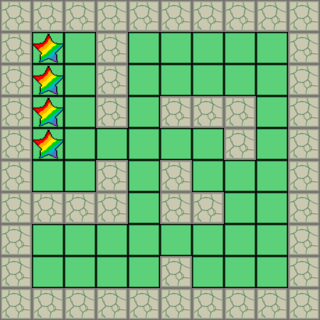

Rendered tile map (Tiled .tmx) drawn with the repository's tilesets; below, a short description and the full map source, tile grids included:
An orthogonal 10x10 tile map with 32x32 px tiles, 3 tile layers (Floor, Wall, Checkpoint), 5 tilesets and 5 objects (4x Box, Player).

<map version="1.10" tiledversion="1.11.2" orientation="orthogonal" renderorder="right-down" width="10" height="10" tilewidth="32" tileheight="32" infinite="0" nextlayerid="6" nextobjectid="6">
 <tileset firstgid="1" source="grass.tsx" />
 <tileset firstgid="7" source="wall.tsx" />
 <tileset firstgid="8" source="charactor.tsx" />
 <tileset firstgid="9" source="box.tsx" />
 <tileset firstgid="10" source="star.tsx" />
 <layer id="1" name="Floor" width="10" height="10">
  <data encoding="csv">
0,0,0,0,0,0,0,0,0,0,
0,1,1,0,1,1,1,1,1,0,
0,1,1,0,1,1,1,1,1,0,
0,1,1,0,1,0,0,0,1,0,
0,1,1,1,1,1,1,0,1,0,
0,1,1,0,1,0,1,1,1,0,
0,0,0,0,1,0,0,1,1,0,
0,1,1,1,1,1,1,1,1,0,
0,1,1,1,1,0,1,1,1,0,
0,0,0,0,0,0,0,0,0,0
</data>
 </layer>
 <layer id="2" name="Wall" width="10" height="10">
  <data encoding="csv">
7,7,7,7,7,7,7,7,7,7,
7,0,0,7,0,0,0,0,0,7,
7,0,0,7,0,0,0,0,0,7,
7,0,0,7,0,7,7,7,0,7,
7,0,0,0,0,0,0,7,0,7,
7,0,0,7,0,7,0,0,0,7,
7,7,7,7,0,7,7,0,0,7,
7,0,0,0,0,0,0,0,0,7,
7,0,0,0,0,7,0,0,0,7,
7,7,7,7,7,7,7,7,7,7
</data>
 </layer>
 <objectgroup id="3" name="Player">
  <object id="1" name="Player" gid="8" x="160" y="192" width="32" height="32" />
 </objectgroup>
 <objectgroup id="4" name="Box">
  <object id="2" name="Box" gid="9" x="160" y="128" width="32" height="32" />
  <object id="3" name="Box" gid="9" x="64" y="288" width="32" height="32" />
  <object id="4" name="Box" gid="9" x="160" y="288" width="32" height="32" />
  <object id="5" name="Box" gid="9" x="224" y="256" width="32" height="32" />
 </objectgroup>
 <layer id="5" name="Checkpoint" width="10" height="10">
  <data encoding="csv">
0,0,0,0,0,0,0,0,0,0,
0,10,0,0,0,0,0,0,0,0,
0,10,0,0,0,0,0,0,0,0,
0,10,0,0,0,0,0,0,0,0,
0,10,0,0,0,0,0,0,0,0,
0,0,0,0,0,0,0,0,0,0,
0,0,0,0,0,0,0,0,0,0,
0,0,0,0,0,0,0,0,0,0,
0,0,0,0,0,0,0,0,0,0,
0,0,0,0,0,0,0,0,0,0
</data>
 </layer>
</map>
